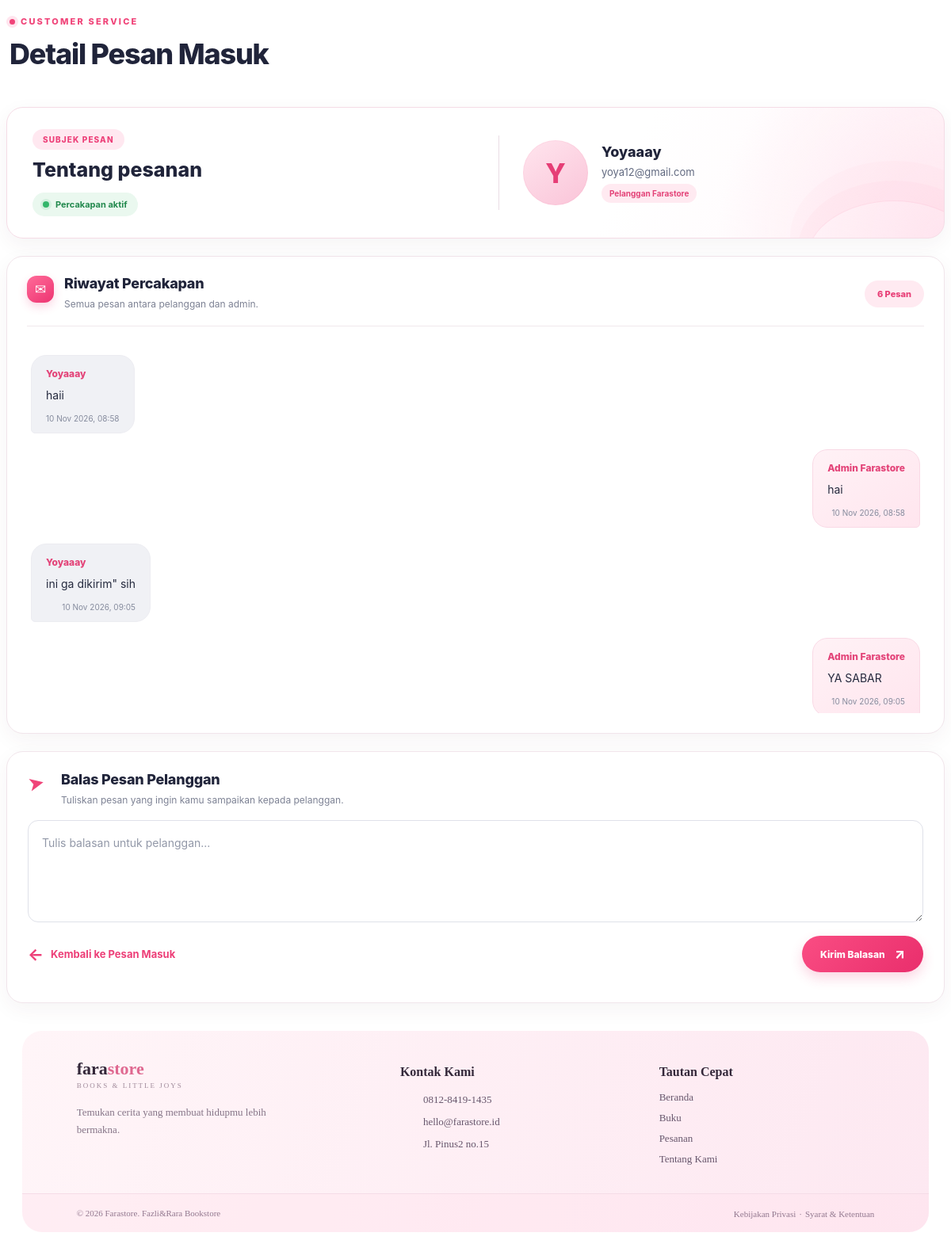
/admin/message_detail.php?id=2 (signed in), run on the app's committed database.
### tables this page shows
CREATE TABLE `message_threads` (
  `id` int(11) NOT NULL,
  `user_id` int(11) NOT NULL,
  `subject` varchar(150) NOT NULL,
  `created_at` datetime DEFAULT current_timestamp(),
  `updated_at` datetime DEFAULT current_timestamp() ON UPDATE current_timestamp()
);

CREATE TABLE `users` (
  `id` int(11) NOT NULL,
  `name` varchar(120) NOT NULL,
  `email` varchar(160) NOT NULL,
  `phone` varchar(30) NOT NULL,
  `address` text NOT NULL,
  `password` varchar(255) NOT NULL,
  `created_at` timestamp NOT NULL DEFAULT current_timestamp()
);

CREATE TABLE `messages` (
  `id` int(11) NOT NULL,
  `thread_id` int(11) NOT NULL,
  `sender_role` enum('user','admin') NOT NULL,
  `sender_id` int(11) NOT NULL DEFAULT 0,
  `message` text NOT NULL,
  `is_read` tinyint(1) NOT NULL DEFAULT 0,
  `created_at` datetime DEFAULT current_timestamp()
);

### config.php (called while the page is built, shortened)
<?php
function e($value) { return htmlspecialchars((string)$value, ENT_QUOTES, 'UTF-8'); }

### admin/message_detail.php (the view, shortened to what this page needs)
<?php
require_once '../config.php';
$threadId = (int)($_GET['id'] ?? $_POST['thread_id'] ?? 0);
$s = $pdo->prepare("
    SELECT t.*, u.name AS user_name, u.email AS user_email
    FROM message_threads t
    JOIN users u ON u.id = t.user_id
    WHERE t.id = ?
");
$s->execute([$threadId]);
$thread = $s->fetch();
$s = $pdo->prepare("
    SELECT *
    FROM messages
    WHERE thread_id = ?
    ORDER BY created_at ASC, id ASC
");
$s->execute([$threadId]);
$messages = $s->fetchAll();
?>
<div class="page-heading">
    <span class="eyebrow">CUSTOMER SERVICE</span>
    <h1>Detail Pesan Masuk</h1>
</div>
<div class="admin-conversation">
    <div class="conversation-info">
        <div class="subject-info">
            <span class="section-label">SUBJEK PESAN</span>
            <h2><?= e($thread['subject']) ?></h2>
            <span class="conversation-status">
                <span class="status-dot"></span>
                Percakapan aktif
            </span>
        </div>
        <div class="customer-info">
            <div class="customer-avatar">
                <?= strtoupper(substr($thread['user_name'], 0, 1)) ?>
            </div>
            <div class="customer-details">
                <strong><?= e($thread['user_name']) ?></strong>
                <span><?= e($thread['user_email']) ?></span>
                <small>Pelanggan Farastore</small>
            </div>
        </div>
    </div>
    <div class="chat-section">
        <div class="chat-heading">
            <div>
                <h3>Riwayat Percakapan</h3>
                <p>Semua pesan antara pelanggan dan admin.</p>
            </div>
            <div class="message-count">
                <?= count($messages) ?> Pesan
            </div>
        </div>
        <div class="admin-chat">
            <?php if (empty($messages)): ?>
                <div class="empty-chat">
                    <span>Belum ada percakapan.</span>
                </div>
            <?php else: ?>
                <?php foreach ($messages as $msg): ?>
                    <div class="admin-chat-row <?= $msg['sender_role'] === 'admin' ? 'admin-sender' : 'user-sender' ?>">
                        <div class="admin-chat-bubble">
                            <div class="bubble-header">
                                <strong>
                                    <?= $msg['sender_role'] === 'admin' ? 'Admin Farastore' : e($thread['user_name']) ?>
                                </strong>
                            </div>
                            <p><?= nl2br(e($msg['message'])) ?></p>
                            <time>
                                <?= date('d M Y, H:i', strtotime($msg['created_at'])) ?>
                            </time>
                        </div>
                    </div>
                <?php endforeach; ?>
            <?php endif; ?>
        </div>
    </div>
    <div class="reply-section">
        <div class="reply-heading">
            <div>
                <h3>Balas Pesan Pelanggan</h3>
                <p>Tuliskan pesan yang ingin kamu sampaikan kepada pelanggan.</p>
            </div>
        </div>
        <form method="post" class="reply-form">
            <div class="textarea-wrapper">
                <textarea
                    id="message"
                    name="message"
                    rows="4"
                    placeholder="Tulis balasan untuk pelanggan..."
                    required
                ></textarea>
            </div>
            <div class="reply-footer">
                <a href="messages.php" class="back-message">
                    <span>←</span> Kembali ke Pesan Masuk
                </a>
                <button type="submit" class="reply-button">
                    Kirim Balasan
                    <span>↗</span>
                </button>
            </div>
        </form>
    </div>
</div>
<?php
$footerCandidates = [
    __DIR__ . '/_footer.php',
    __DIR__ . '/footer.php',
    dirname(__DIR__) . '/_footer.php',
    dirname(__DIR__) . '/footer.php'
];
foreach ($footerCandidates as $footerFile) {
    if (is_file($footerFile)) {
        break;
    }
}
?>

### data on the page
message_threads: subject "Tentang pesanan", user.name "Y", user.name "Yoyaaay", user.email "yoya12@gmail.com"
messages: message "haii", created_at "10 Nov 2026, 08:58"
users: name "Yoyaaay"
messages: sender_role "Admin Farastore", message "hai", created_at "10 Nov 2026, 08:58"
messages: message "ini ga dikirim\" sih", created_at "10 Nov 2026, 09:05"
messages: sender_role "Admin Farastore", message "YA SABAR", created_at "10 Nov 2026, 09:05"

### other printed values
count($messages) "6"
